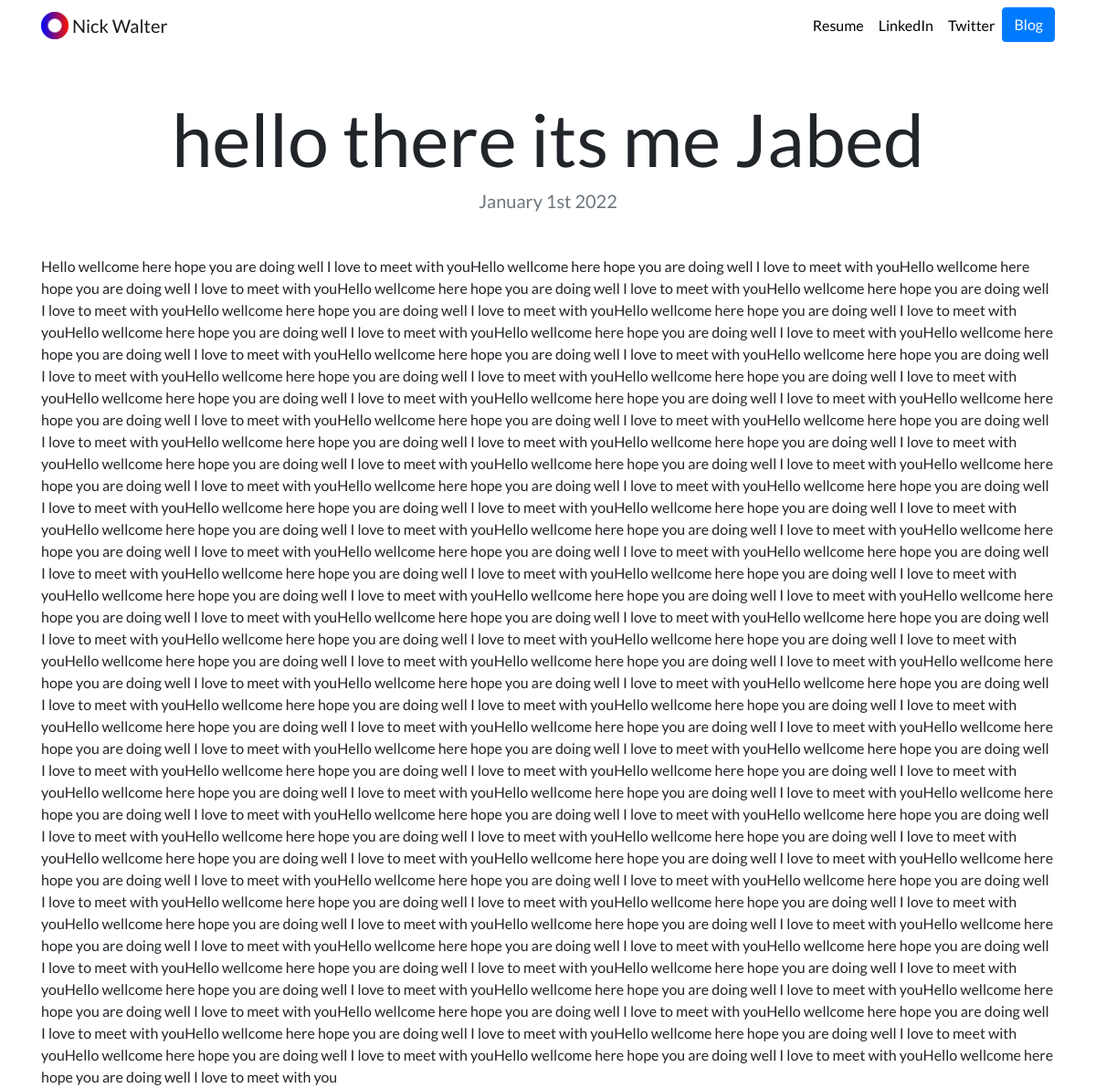
Page /blog/1/ on the committed database.
### blog/models.py (models this page shows)
class all_blog(models.Model):
    title = models.CharField(max_length =100)
    description = models.TextField()
    date= models.DateField()

### blog/views.py (the view)
# urls.py: path('<int:blog_id>/',views.detail, name='detail'),
def detail(request, blog_id):
    blog = get_object_or_404(all_blog , pk=blog_id)
    return render(request , 'blog/detail.html' , {'blog':blog})

### blog/templates/blog/detail.html
{% extends "portfolio/base.html" %}
{% load static %}
{% block content %}
<h1 class="text-center mt-5" id="blogdetailtitle">{{ blog.title }}</h1>
<h5 class="text-center text-muted mb-5">{{ blog.date|date:'F jS Y' }}</h5>
{{ blog.description|safe }}
{% endblock %}

### portfolio/static/portfolio/custom.css (style rules this page uses)
body { font-family: 'Lato', sans-serif; }
@media (min-width: 992px) { #blogdetailtitle { font-size: 5rem; } }

### rows in the picture
all_blog: title "hello there its me Jabed", date "January 1st 2022", description "Hello wellcome here hope you are doing well I love to meet with youHello wellcome here hope you are doing well I love to meet with youHello wellcome here hope you are doing well I love to meet with youHello wellcome here hope you are doing well I love to meet with youHello wellcome here hope you are doing well I love to meet with youHello wellcome here hope you are doing well I love to meet with youHello wellcome here hope you are doing well I love to meet with youHello wellcome here hope you are doing well I love to meet with youHello wellcome here hope you are doing well I love to meet with youHello wellcome here hope you are doing well I love to meet with youHello wellcome here hope you…"
